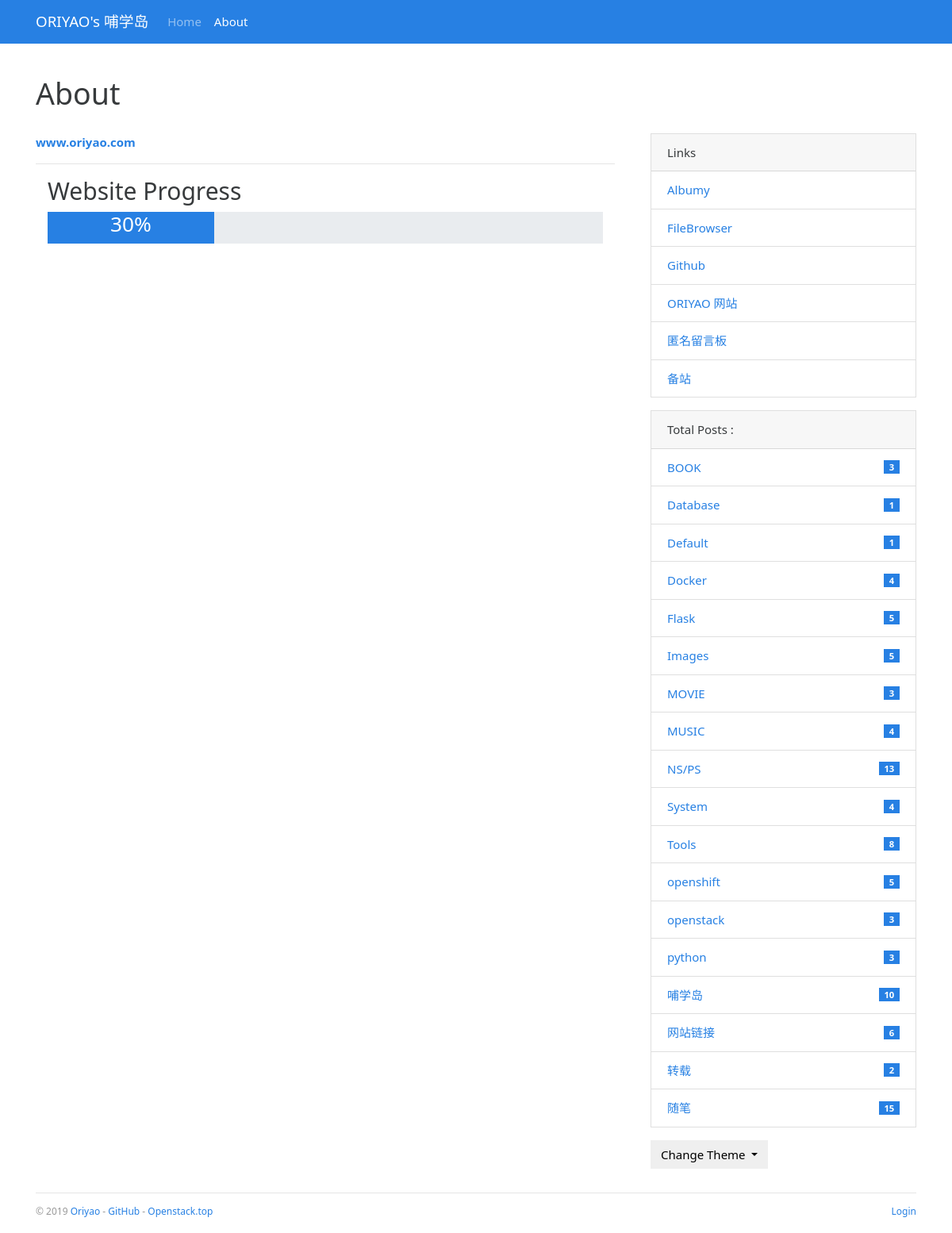
/about, run on the app's committed database.
### bluelog/models.py (models this page shows, shortened)
class Admin(db.Model, UserMixin):
    id = db.Column(db.Integer, primary_key=True)
    username = db.Column(db.String(20))
    password_hash = db.Column(db.String(128))
    blog_title = db.Column(db.String(60))
    blog_sub_title = db.Column(db.String(100))
    name = db.Column(db.String(30))
    about = db.Column(db.Text)

class Link(db.Model):
    id = db.Column(db.Integer, primary_key=True)
    name = db.Column(db.String(30))
    url = db.Column(db.String(255))

class Category(db.Model):
    id = db.Column(db.Integer, primary_key=True)
    name = db.Column(db.String(30), unique=True)
    posts = db.relationship('Post', back_populates='category')

### bluelog/blueprints/blog.py (the view)
@blog_bp.route('/about')
def about():
    return render_template('blog/about.html')

### bluelog/__init__.py (called while the page is built)
def register_template_context(app):
    @app.context_processor
    def make_template_context():
        admin = Admin.query.first()
        categories = Category.query.order_by(Category.name).all()
        links = Link.query.order_by(Link.name).all()
        if current_user.is_authenticated:
            unread_comments = Comment.query.filter_by(reviewed=False).count()
        else:
            unread_comments = None
        return dict(
            admin=admin, categories=categories,
            links=links, unread_comments=unread_comments)

def register_request_handlers(app):
    @app.after_request
    def query_profiler(response):
        for q in get_debug_queries():
            if q.duration >= app.config['BLUELOG_SLOW_QUERY_THRESHOLD']:
                app.logger.warning(
                    'Slow query: Duration: %fs\n Context: %s\nQuery: %s\n '
                    % (q.duration, q.context, q.statement)
                )
        return response

### bluelog/templates/blog/about.html (shortened to what this page needs)
{% extends 'base.html' %}
{% block content %}
    <div class="page-header">
        <h1>About</h1>
    </div>
    <div class="row">
        <div class="col-sm-8">
            {{ admin.about|safe }}
            <div class="container">
				<h2>Website Progress</h2>
                <div class="progress" style="height:40px;">
				    <div class="progress-bar" style="width:30%"><h3>30%</h3></div>
                </div>
			</div>
        </div>
        <div class="col-sm-4 sidebar">
            {% include "blog/_sidebar.html" %}
        </div>
    </div>
{% endblock %}

### bluelog/templates/base.html (shortened to what this page needs)
{% from 'bootstrap/nav.html' import render_nav_item %}
<!DOCTYPE html>
<html lang="en">
<head>
    {% block head %}
        <link rel="stylesheet"
              href="{{ url_for('static', filename='css/%s.min.css' % request.cookies.get('theme', 'perfect_blue')) }}"
              type="text/css">
        <link rel="stylesheet" href="{{ url_for('static', filename='css/style.css') }}" type="text/css">
    {% endblock head %}
</head>
<body>
{% block nav %}
    <nav class="navbar navbar-expand-lg navbar-dark bg-primary">
        <div class="container">
            <a class="navbar-brand" href="{{ url_for('blog.index') }}">{{ admin.blog_title }}</a>
            <div class="collapse navbar-collapse" id="navbarColor01">
                <ul class="navbar-nav mr-auto">
                    {{ render_nav_item('blog.index', 'Home') }}
                    {{ render_nav_item('blog.about', 'About') }}
                </ul>
            </div>
        </div>
    </nav>
{% endblock nav %}
<main class="container">
    {% block content %}{% endblock content %}
    {% block footer %}
        <footer>
            <p class="float-left">
                <small> &copy; 2019 <a href="http://oriyao.com/" title="Written by oriyao">Oriyao</a> -
                    <a href="https://github.com/oriyao" title="Fork me on GitHub">GitHub</a> -
                    <a href="http://openstack.top/" title="A pkm project">Openstack.top</a>
                </small>
            </p>
            <p class="float-right">
                <small>
                    {% if current_user.is_authenticated %}
                        <a href="{{ url_for('auth.logout', next=request.full_path) }}">Logout</a>
                    {% else %}
                        <a href="{{ url_for('auth.login', next=request.full_path) }}">Login</a>
                    {% endif %}
                </small>
            </p>
        </footer>
    {% endblock footer %}
</main>
</body>
</html>

### bluelog/templates/blog/_sidebar.html (shortened to what this page needs)
{% if links %}
    <div class="card mb-3">
        <div class="card-header">Links</div>
        <ul class="list-group list-group-flush">
            {% for link in links %}
                <li class="list-group-item  list-group-item-action d-flex justify-content-between align-items-center">
                    <a href="{{ link.url }}" target="_blank">{{ link.name }}</a>
                </li>
            {% endfor %}
        </ul>
    </div>
{% endif %}
{% if categories %}
    <div class="card mb-3">
        <div class="card-header"> Total Posts :  {{ totalposts }}</div>
        <ul class="list-group list-group-flush">
            {% for category in categories %}
                <li class="list-group-item  list-group-item-action d-flex justify-content-between align-items-center">
                    <a href="{{ url_for('blog.show_category', category_id=category.id) }}">
                        {{ category.name }}
                    </a>
                    <span class="badge badge-primary badge-pill"> {{ category.posts|length }}</span>
                </li>
            {% endfor %}
        </ul>
    </div>
{% endif %}
<div class="dropdown">
    <button class="btn btn-default dropdown-toggle" type="button" id="dropdownMenuButton"
            data-toggle="dropdown" aria-haspopup="true" aria-expanded="false">
        Change Theme
    </button>
</div>

### bluelog/static/css/style.css (style rules this page uses)
nav { margin-bottom: 20px; }
.page-header { padding-top: 20px; padding-bottom: 20px; }
.sidebar { padding-left: 30px; }
footer { margin-top: 30px; padding: 10px 0 40px; color: #999; border-top: 1px solid #e5e5e5; }

### data on the page
Admin: blog_title "ORIYAO's 哺学岛", about "www.oriyao.com"
Link: name "Albumy"
Link: name "FileBrowser"
Link: name "Github"
Link: name "ORIYAO 网站"
Link: name "匿名留言板"
Link: name "备站"
Category: name "BOOK", posts|length "3"
Category: name "Database", posts|length "1"
Category: name "Default", posts|length "1"
Category: name "Docker", posts|length "4"
Category: name "Flask", posts|length "5"
Category: name "Images", posts|length "5"
Category: name "MOVIE", posts|length "3"
Category: name "MUSIC", posts|length "4"
Category: name "NS/PS", posts|length "13"
Category: name "System", posts|length "4"
Category: name "Tools", posts|length "8"
Category: name "openshift", posts|length "5"
Category: name "openstack", posts|length "3"
Category: name "python", posts|length "3"
Category: name "哺学岛", posts|length "10"
Category: name "网站链接", posts|length "6"
Category: name "转载", posts|length "2"
Category: name "随笔", posts|length "15"

### other printed values
{{ render_nav_item('blog.index', 'Home') }} "Home"
{{ render_nav_item('blog.about', 'About') }} "About"
